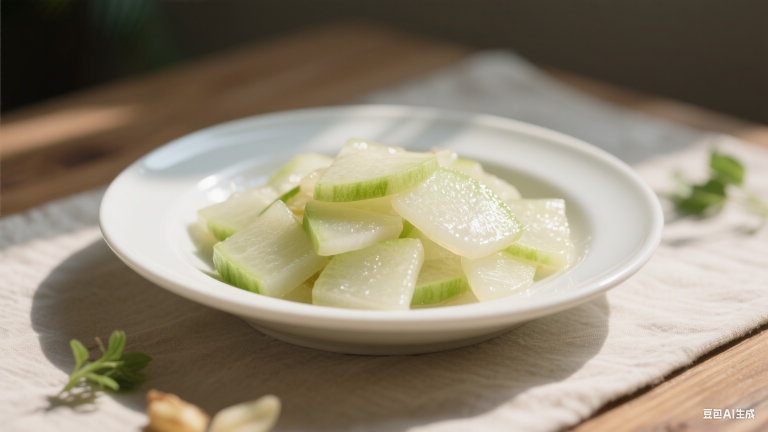
#> input picture scripts/input_images/qingchaodonggua-cover.png, 1536 x 864 px (shown at 1/2 size); its folder holds 4 pictures in this run
$ python min_pic.py
#> lines starting #> are read from the running program, lines starting #| are printed output that depends on the picture
import os
from PIL import Image

BASE_DIR = os.path.dirname(os.path.abspath(__file__))  # 脚本所在目录
INPUT_DIR = os.path.join(BASE_DIR, "input_images")
OUTPUT_DIR = os.path.join(BASE_DIR, "output_images")

def process_images(input_dir, output_dir, max_size=(800, 800), quality=80, crop_height=40, crop_width=120):
    """
    批量处理图片：缩小 -> 去水印裁剪 -> 转成 WebP
    :param input_dir: 输入文件夹
    :param output_dir: 输出文件夹
    :param max_size: 缩放最大尺寸 (宽, 高)
    :param quality: WebP 输出质量 (0-100)
    :param crop_height: 从底部裁掉的高度
    :param crop_width: 从右侧裁掉的宽度
    """
#> called with input_dir = 'scripts/input_images', output_dir = 'scripts/output_images', max_size = (800, 800), quality = 80, crop_height = 40, crop_width = 120
    os.makedirs(output_dir, exist_ok=True)

    for filename in os.listdir(input_dir):
        if filename.lower().endswith((".png", ".jpg", ".jpeg", ".webp", ".bmp", ".tiff")):
            try:
                img_path = os.path.join(input_dir, filename)
                img = Image.open(img_path)
#> img is the input picture: PIL image 1536x864 RGB; mean R, G, B 144.8, 134.9, 115.5

                # 缩放
                img.thumbnail(max_size)
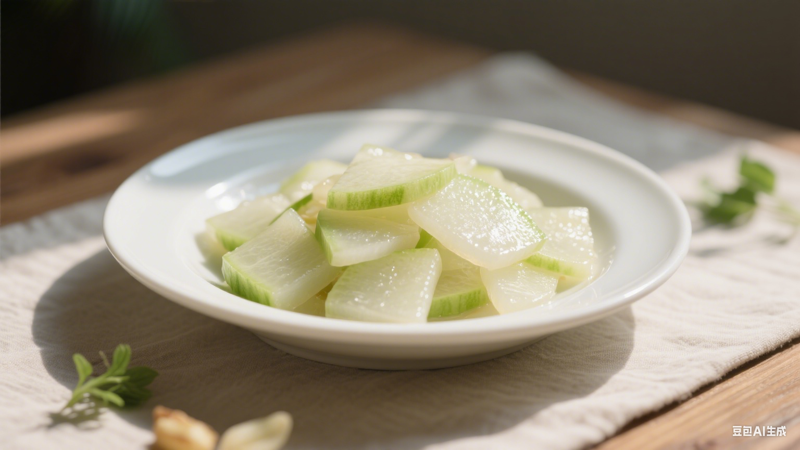
#> img: PIL image 800x450 RGB; mean R, G, B 144.8, 134.9, 115.5

                # 裁剪去水印（右下角）
                w, h = img.size
#> w = 800; h = 450
                img_cropped = img.crop((0, 0, w - crop_width, h - crop_height))
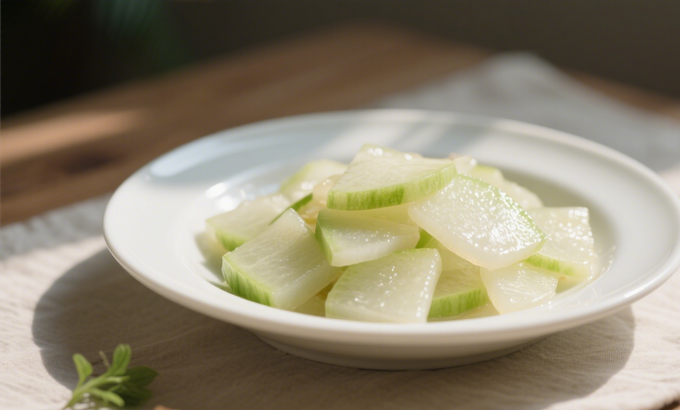
#> img_cropped: PIL image 680x410 RGB; mean R, G, B 139.6, 130.9, 111

                # 保存为 webp
                base_name = os.path.splitext(filename)[0]
                save_path = os.path.join(output_dir, f"{base_name}.webp")
                img_cropped.save(save_path, "WEBP", quality=quality)

                print(f"✅ 处理完成: {filename} -> {save_path}")
            except Exception as e:
                print(f"❌ 处理 {filename} 出错: {e}")
#> pass 2 of the loop in process_images, `for filename in os.listdir(input_dir):`:
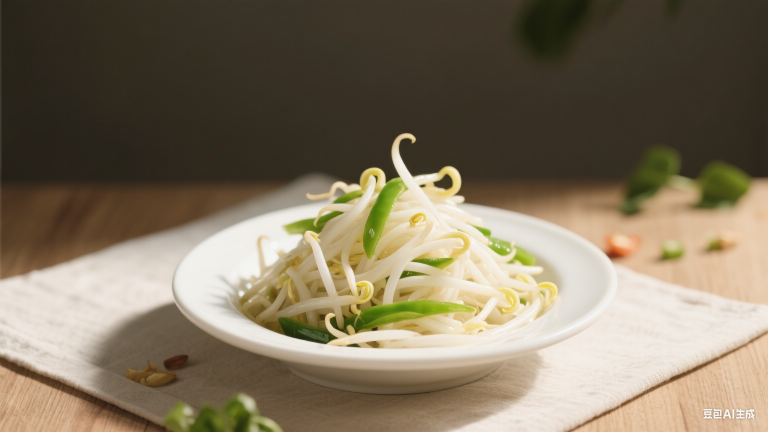
#> input picture scripts/input_images/qingchaodouya-cover.png, 1536 x 864 px (shown at 1/2 size)
#> in process_images, img is the input picture: PIL image 1536x864 RGB; mean R, G, B 127.5, 115.2, 93.9
#> in process_images, `img.thumbnail(max_size)`:
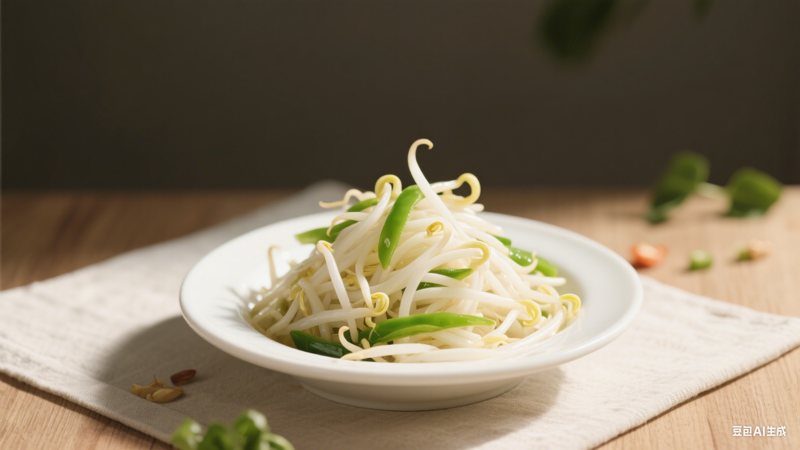
#> img: PIL image 800x450 RGB; mean R, G, B 127.5, 115.2, 93.9
#> in process_images, `img_cropped = img.crop((0, 0, w - crop_width, h - crop_height))`:
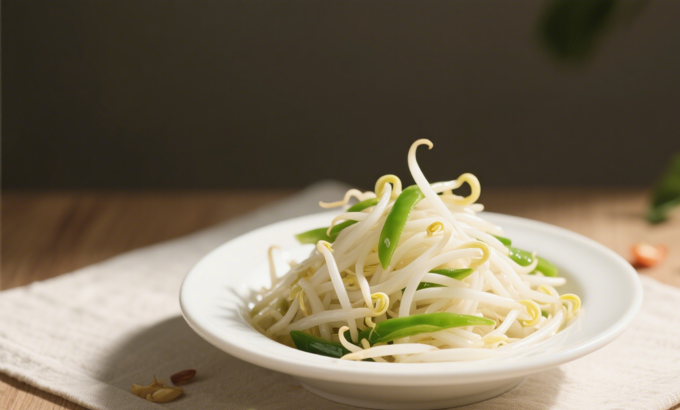
#> img_cropped: PIL image 680x410 RGB; mean R, G, B 120.6, 110, 89.8
#> pass 3 of the loop in process_images, `for filename in os.listdir(input_dir):`:
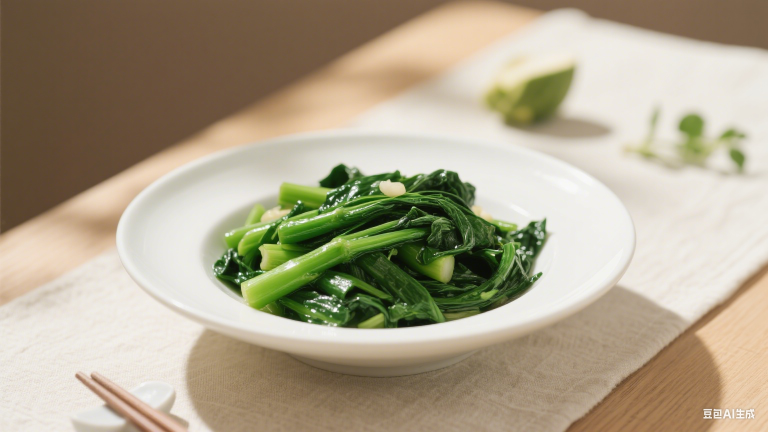
#> input picture scripts/input_images/qingchaojielan-cover.png, 1536 x 864 px (shown at 1/2 size)
#> in process_images, img is the input picture: PIL image 1536x864 RGB; mean R, G, B 173.3, 163.1, 139.3
#> in process_images, `img.thumbnail(max_size)`:
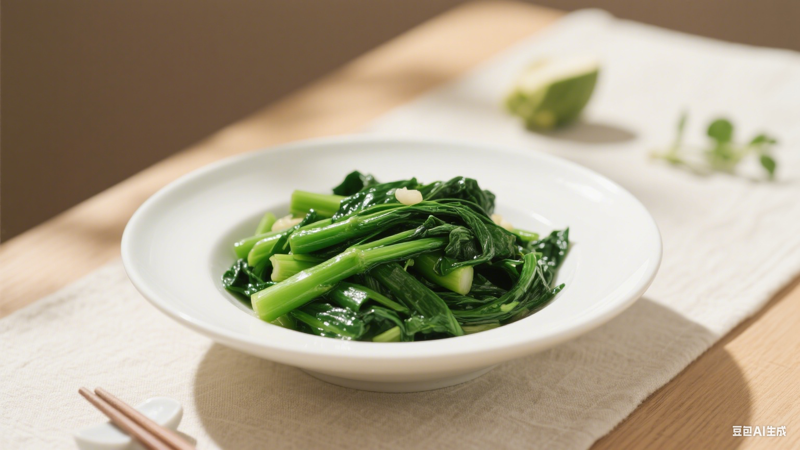
#> img: PIL image 800x450 RGB; mean R, G, B 173.3, 163.1, 139.3
#> in process_images, `img_cropped = img.crop((0, 0, w - crop_width, h - crop_height))`:
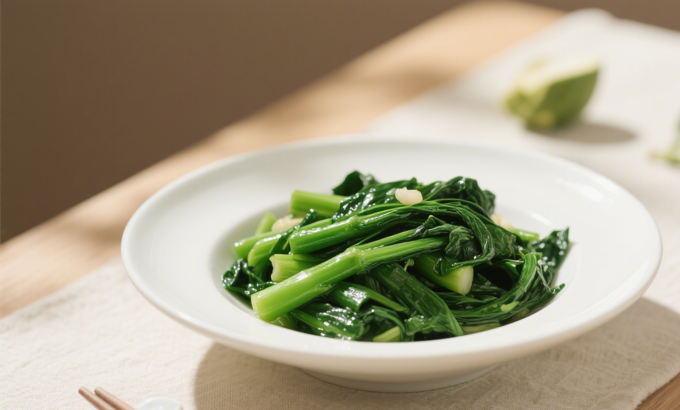
#> img_cropped: PIL image 680x410 RGB; mean R, G, B 166.7, 158.4, 133.9
#> the loop made 4 passes; the first 3 are shown

if __name__ == "__main__":
    process_images(INPUT_DIR, OUTPUT_DIR, max_size=(800, 800), quality=80, crop_height=40, crop_width=120)
#> (the run stopped early here; a loop or call above may not have finished)
